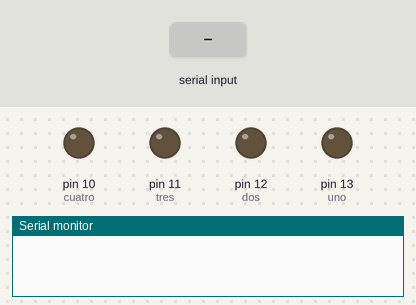
A sketch run on a simulated Arduino Uno, built with avr-gcc and run on an emulated ATmega328P. Parts: output pins drawn as LEDs (lit = HIGH), the last lines printed to the serial monitor. The test bench sets the inputs (shaded band).

Above: at 1.2 s.
1.3 s: "o" received over Serial
At 2.1 s:
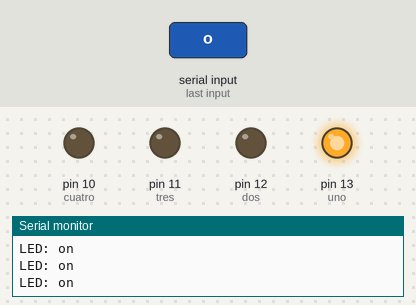
2.8 s: "m" received over Serial
At 3.8 s:
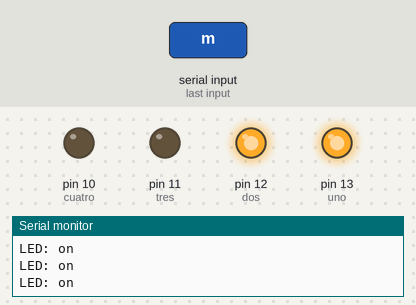
4.3 s: "p" received over Serial
At 4.8 s:
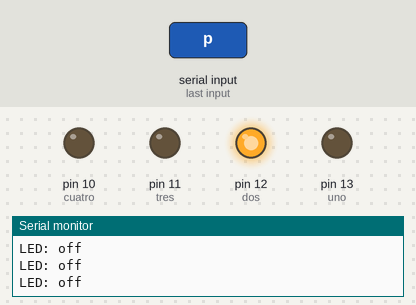
5.8 s: "k" received over Serial
At 7.0 s:
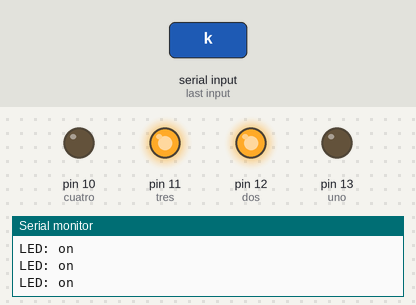
7.3 s: "n" received over Serial
At 8.5 s:
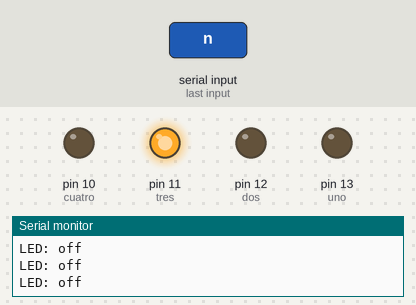
8.8 s: "i" received over Serial
At 9.5 s:
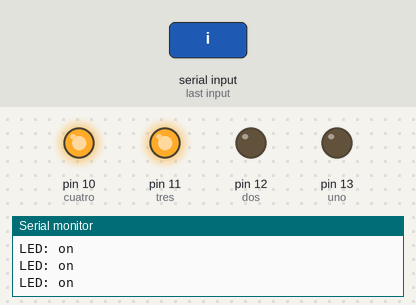
Timing chart, 0 to 11.3 s (numbered marks = the images above; inputs shaded):
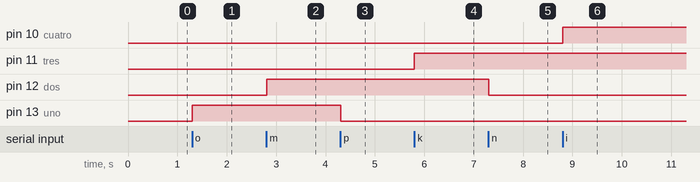

The sketch:

zib.ino
```cpp
int uno = 13; // usamos un pin de salida al LED
int dos = 12;
int tres = 11;
int cuatro = 10;
int state = 0; // Variable lectrura serial

void setup() {
    pinMode(uno, OUTPUT);   //Declara pin de Salida
    digitalWrite(uno, LOW); //Normalmente Apagado
      pinMode(dos, OUTPUT);   //Declara pin de Salida
    digitalWrite(dos, LOW); //Normalmente Apagado
      pinMode(tres, OUTPUT);   //Declara pin de Salida
    digitalWrite(tres, LOW); //Normalmente Apagado
      pinMode(cuatro, OUTPUT);   //Declara pin de Salida
    digitalWrite(cuatro, LOW); //Normalmente Apagado
    Serial.begin(9600);
}

void loop() {
 //si el modulo a manda dato, guardarlo en estado.
  if(Serial.available() > 0){
       state = Serial.read();
  } // esta parte del código es para solo 1 Carácter o Unidad.

 // si el estado es 0 ese sería Apagado “OFF”
 if (state == 'p') {
    digitalWrite(uno, LOW);
    Serial.println("LED: off");
 }

 // de lo contrario si el estado es 1 ese sería Encendido “ON”
 else
 if (state == 'o') {
     digitalWrite(uno, HIGH);
     Serial.println("LED: on");
 }
 if (state == 'n') {
    digitalWrite(dos, LOW);
    Serial.println("LED: off");
 }

 // de lo contrario si el estado es 1 ese sería Encendido “ON”
 else
 if (state == 'm') {
     digitalWrite(dos, HIGH);
     Serial.println("LED: on");
 }
 if (state == 'l') {
    digitalWrite(tres, LOW);
    Serial.println("LED: off");
 }

 // de lo contrario si el estado es 1 ese sería Encendido “ON”
 else
 if (state == 'k') {
     digitalWrite(tres, HIGH);
     Serial.println("LED: on");
 }
 if (state == 'j') {
    digitalWrite(cuatro, LOW);
    Serial.println("LED: off");
 }

 // de lo contrario si el estado es 1 ese sería Encendido “ON”
 else
 if (state == 'i') {
     digitalWrite(cuatro, HIGH);
     Serial.println("LED: on");
 }
}
```

Measured:
- after the input at 1.3 s, pin 13 (uno): LOW → HIGH at once
- after the input at 2.8 s, pin 12 (dos): LOW → HIGH at once
- after the input at 4.3 s, pin 13 (uno): HIGH → LOW at once
- after the input at 5.8 s, pin 11 (tres): LOW → HIGH at once
- after the input at 7.3 s, pin 12 (dos): HIGH → LOW at once
- after the input at 8.8 s, pin 10 (cuatro): LOW → HIGH at once
